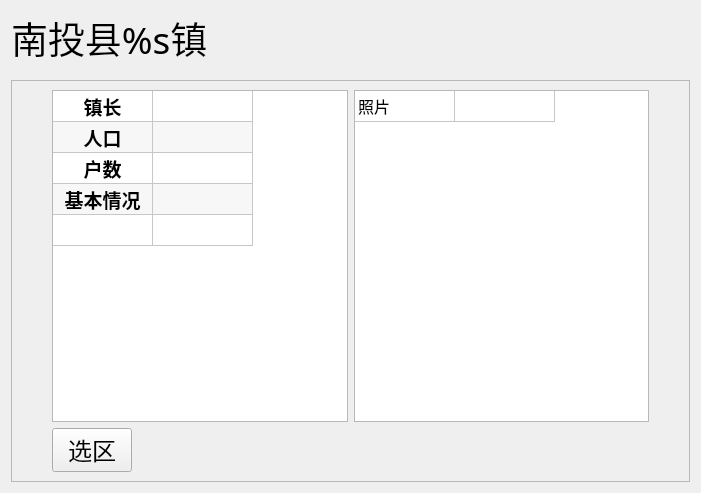
<?xml version="1.0" encoding="UTF-8"?>
<ui version="4.0">
 <class>Form</class>
 <widget class="QWidget" name="Form">
  <property name="geometry">
   <rect>
    <x>0</x>
    <y>0</y>
    <width>701</width>
    <height>493</height>
   </rect>
  </property>
  <property name="font">
   <font>
    <family>黑体</family>
    <pointsize>14</pointsize>
   </font>
  </property>
  <property name="windowTitle">
   <string>Form</string>
  </property>
  <layout class="QVBoxLayout" name="verticalLayout">
   <property name="spacing">
    <number>15</number>
   </property>
   <item>
    <widget class="QLabel" name="label_title">
     <property name="font">
      <font>
       <family>黑体</family>
       <pointsize>28</pointsize>
      </font>
     </property>
     <property name="text">
      <string>南投县%s镇</string>
     </property>
    </widget>
   </item>
   <item>
    <widget class="QFrame" name="frame_2">
     <property name="frameShape">
      <enum>QFrame::StyledPanel</enum>
     </property>
     <layout class="QVBoxLayout" name="verticalLayout_2">
      <property name="leftMargin">
       <number>40</number>
      </property>
      <property name="rightMargin">
       <number>40</number>
      </property>
      <item>
       <layout class="QHBoxLayout" name="horizontalLayout">
        <item>
         <widget class="QTableWidget" name="tableWidget">
          <property name="font">
           <font>
            <family>黑体</family>
            <pointsize>12</pointsize>
           </font>
          </property>
          <property name="verticalScrollBarPolicy">
           <enum>Qt::ScrollBarAsNeeded</enum>
          </property>
          <property name="horizontalScrollBarPolicy">
           <enum>Qt::ScrollBarAsNeeded</enum>
          </property>
          <property name="alternatingRowColors">
           <bool>true</bool>
          </property>
          <attribute name="horizontalHeaderVisible">
           <bool>false</bool>
          </attribute>
          <attribute name="verticalHeaderVisible">
           <bool>false</bool>
          </attribute>
          <row>
           <property name="text">
            <string>New Row</string>
           </property>
          </row>
          <row>
           <property name="text">
            <string>New Row</string>
           </property>
          </row>
          <row>
           <property name="text">
            <string>New Row</string>
           </property>
          </row>
          <row>
           <property name="text">
            <string>New Row</string>
           </property>
          </row>
          <row>
           <property name="text">
            <string>New Row</string>
           </property>
          </row>
          <column>
           <property name="text">
            <string>New Column</string>
           </property>
           <property name="font">
            <font>
             <pointsize>9</pointsize>
            </font>
           </property>
          </column>
          <column>
           <property name="text">
            <string>New Column</string>
           </property>
          </column>
          <item row="0" column="0">
           <property name="text">
            <string>镇长</string>
           </property>
           <property name="font">
            <font>
             <family>黑体</family>
             <pointsize>14</pointsize>
             <weight>75</weight>
             <bold>true</bold>
            </font>
           </property>
           <property name="textAlignment">
            <set>AlignCenter</set>
           </property>
           <property name="flags">
            <set>ItemIsEnabled</set>
           </property>
          </item>
          <item row="1" column="0">
           <property name="text">
            <string>人口</string>
           </property>
           <property name="font">
            <font>
             <family>黑体</family>
             <pointsize>14</pointsize>
             <weight>75</weight>
             <bold>true</bold>
            </font>
           </property>
           <property name="textAlignment">
            <set>AlignCenter</set>
           </property>
           <property name="flags">
            <set>ItemIsEnabled</set>
           </property>
          </item>
          <item row="2" column="0">
           <property name="text">
            <string>户数</string>
           </property>
           <property name="font">
            <font>
             <family>黑体</family>
             <pointsize>14</pointsize>
             <weight>75</weight>
             <bold>true</bold>
            </font>
           </property>
           <property name="textAlignment">
            <set>AlignCenter</set>
           </property>
           <property name="flags">
            <set>ItemIsEnabled</set>
           </property>
          </item>
          <item row="2" column="1">
           <property name="text">
            <string/>
           </property>
          </item>
          <item row="3" column="0">
           <property name="text">
            <string>基本情况</string>
           </property>
           <property name="font">
            <font>
             <family>黑体</family>
             <pointsize>14</pointsize>
             <weight>75</weight>
             <bold>true</bold>
            </font>
           </property>
           <property name="textAlignment">
            <set>AlignCenter</set>
           </property>
           <property name="flags">
            <set>ItemIsEnabled</set>
           </property>
          </item>
         </widget>
        </item>
        <item>
         <widget class="QTableWidget" name="tableWidget_2">
          <property name="font">
           <font>
            <family>黑体</family>
            <pointsize>12</pointsize>
           </font>
          </property>
          <property name="verticalScrollBarPolicy">
           <enum>Qt::ScrollBarAsNeeded</enum>
          </property>
          <property name="horizontalScrollBarPolicy">
           <enum>Qt::ScrollBarAsNeeded</enum>
          </property>
          <property name="alternatingRowColors">
           <bool>true</bool>
          </property>
          <attribute name="horizontalHeaderVisible">
           <bool>false</bool>
          </attribute>
          <attribute name="verticalHeaderVisible">
           <bool>false</bool>
          </attribute>
          <row>
           <property name="text">
            <string>New Row</string>
           </property>
          </row>
          <column>
           <property name="text">
            <string>New Column</string>
           </property>
          </column>
          <column>
           <property name="text">
            <string>New Column</string>
           </property>
          </column>
          <item row="0" column="0">
           <property name="text">
            <string>照片</string>
           </property>
          </item>
         </widget>
        </item>
       </layout>
      </item>
      <item>
       <layout class="QHBoxLayout" name="horizontalLayout_8">
        <item>
         <widget class="QPushButton" name="btn_findzone">
          <property name="font">
           <font>
            <family>黑体</family>
            <pointsize>18</pointsize>
           </font>
          </property>
          <property name="cursor">
           <cursorShape>PointingHandCursor</cursorShape>
          </property>
          <property name="text">
           <string>选区</string>
          </property>
         </widget>
        </item>
        <item>
         <spacer name="horizontalSpacer">
          <property name="orientation">
           <enum>Qt::Horizontal</enum>
          </property>
          <property name="sizeHint" stdset="0">
           <size>
            <width>40</width>
            <height>20</height>
           </size>
          </property>
         </spacer>
        </item>
       </layout>
      </item>
     </layout>
    </widget>
   </item>
  </layout>
 </widget>
 <resources/>
 <connections/>
</ui>
